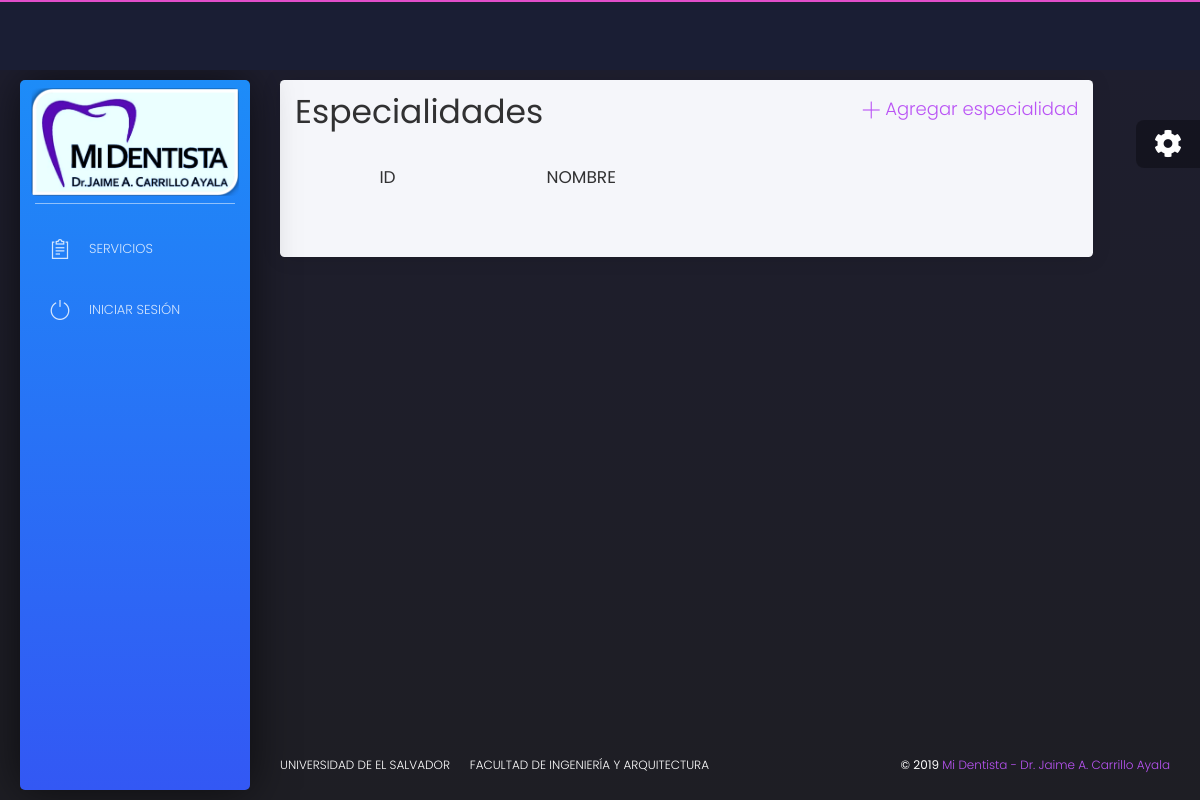
The page /core/especialidad on the database as committed earlier.
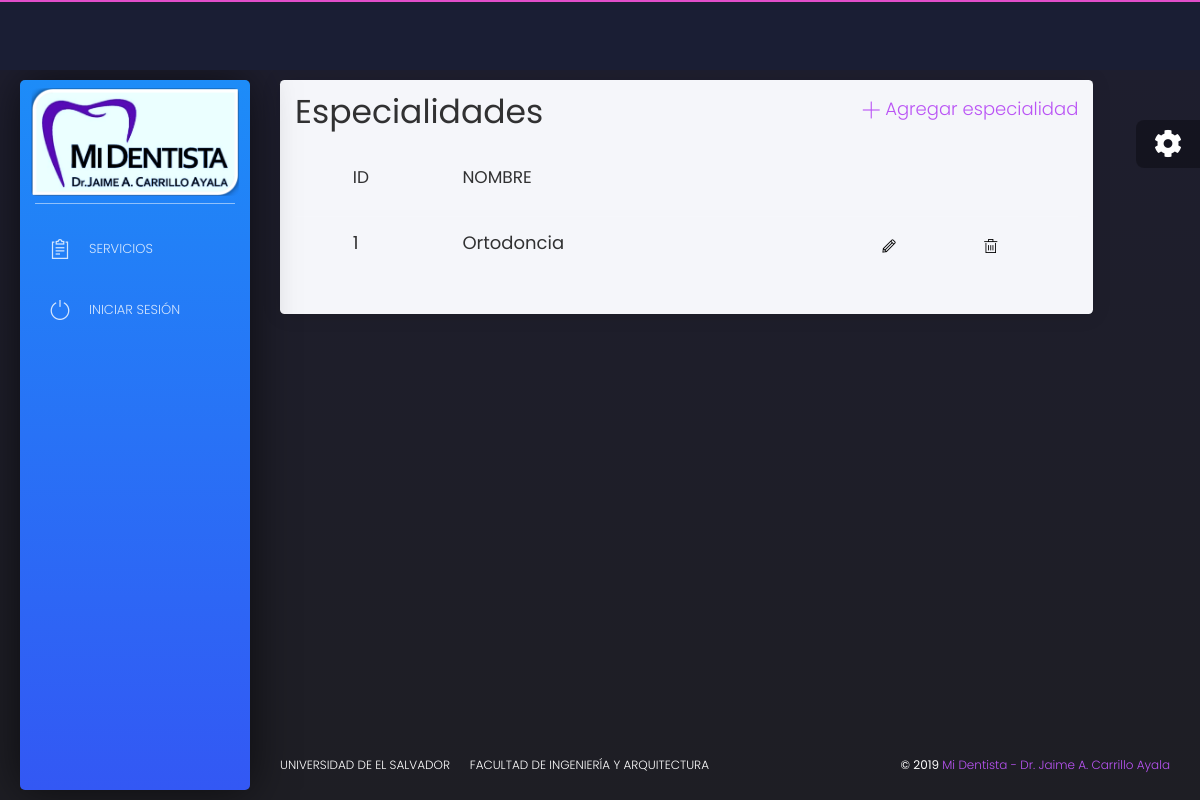
The same page on the database as committed later.
### core/models.py (models this page shows)
class Especialidad(models.Model):
    id = models.AutoField(primary_key=True)
    nombre = models.CharField(max_length=64)

### core/views.py (the view)
# urls.py: path('especialidad', EspecialidadList.as_view(), name = 'especialidades'),
class EspecialidadList(ListView):
    model = Especialidad
    template_name = 'core/especialidad_list.html'

### core/templates/core/especialidad_list.html (shortened to what this page needs)
{% extends 'core/base.html' %}
{% load static %}
{% block content %}
<div class="content">
    <div class="row">
        <div class="col-md-11">
			    <div class="card white-content">
            <div class="card-header row">
              <div class="col-md-8">
                <h1>Especialidades</h1>
              </div>
              <div class="col-md-4" align=right>
                <a href="{% url 'core:nuevaespecialidad' %}">
                  <font size=4>
                    <i class="tim-icons icon-simple-add"></i>
                    Agregar especialidad
                  </font>
                </a>
              </div>
		        </div>
				    <div class="card-body">
					    <div class="table-responsive">
                <table class="table tablesorter " id="">
                  <thead class=" text-primary">
                      <th>
                      </th>
                      <th>
                        <h4>Id</h4>
                      </th>
                      <th>
                        <h4>Nombre</h4>
                      </th>
                      <th>
                      </th>
                  </thead>
                  <tbody>
                    {% for especialidad in especialidad_list|dictsort:'id' %}
                      <tr>
                            <td>
                            </td>
                            <td >
                              <p><b><font size="4">{{especialidad.id}}</font></b></p>
                            </td>
                            <td >
                              <p><b><font size="4">{{especialidad.nombre}}</font></b></p>
                            </td>
                            <td>
                               <a href="{% url 'core:updateespecialidad' especialidad.id|slugify%}" class="nav-item">
                              <i class="tim-icons icon-pencil" style= "color:black"></i>
                               </a>
                            </td>
                            <td>
                                <a href="{% url 'core:especialidaddelete' especialidad.id|slugify%}" >
                                  <i class="tim-icons icon-trash-simple" style= "color:black"  ></i>
                              </a>
                            </td>
							        </tr>
                    {% endfor %}
                  </tbody>
                </table>
				      </div>
			      </div>
	        </div>
	      </div>
      </div>
    </div>
{% endblock %}

Rows that differ between the two databases and show on the page:
added Especialidad: id "1", nombre "Ortodoncia"
